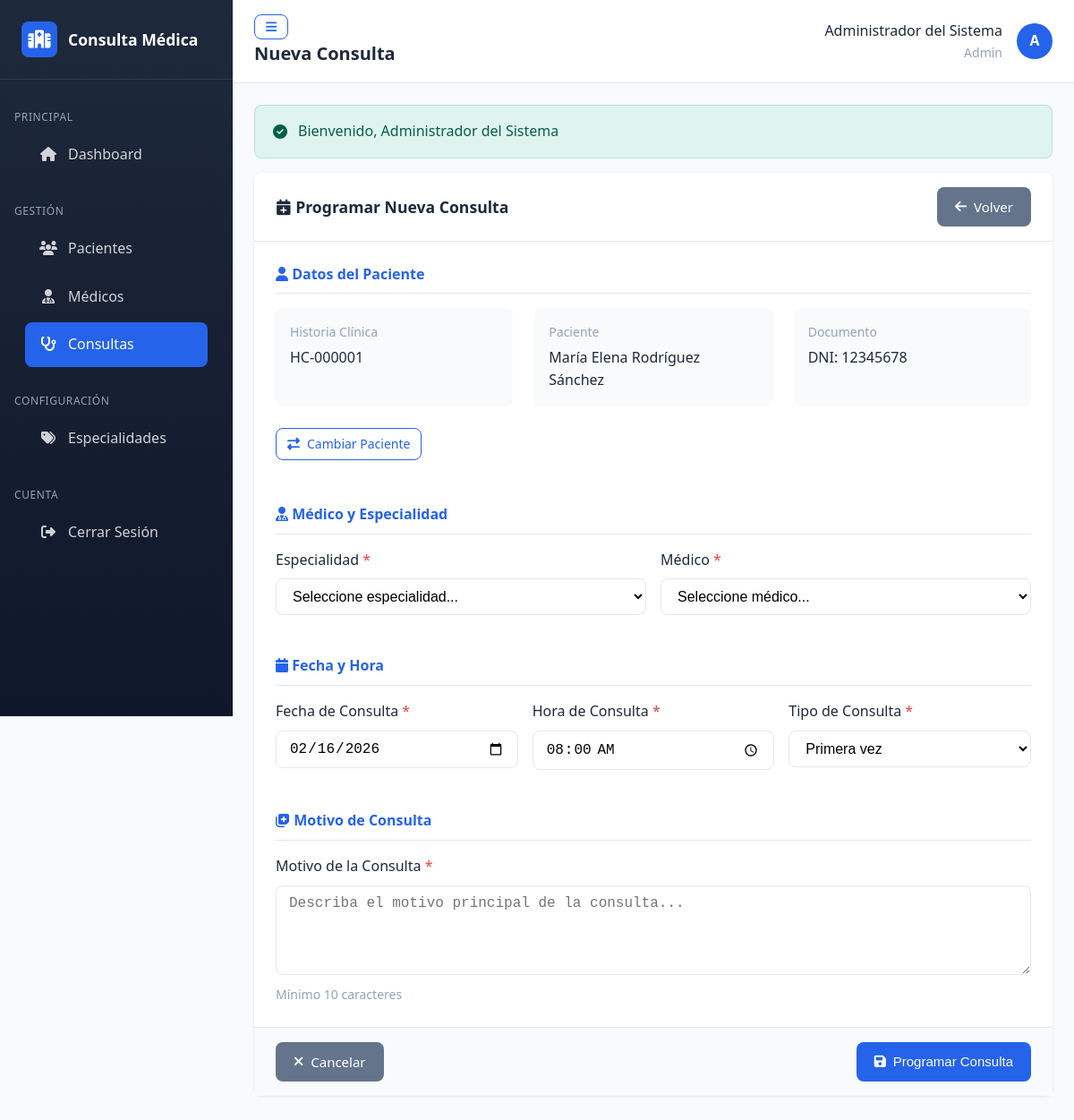
The app's page /consultas/crear?paciente_id=1 (signed in) with its own data.
### tables this page shows
CREATE TABLE IF NOT EXISTS pacientes (
    id INT AUTO_INCREMENT PRIMARY KEY,
    numero_historia VARCHAR(20) NOT NULL UNIQUE,
    tipo_documento ENUM('DNI', 'CE', 'Pasaporte', 'Otro') NOT NULL DEFAULT 'DNI',
    numero_documento VARCHAR(20) NOT NULL UNIQUE,
    nombres VARCHAR(100) NOT NULL,
    apellido_paterno VARCHAR(50) NOT NULL,
    apellido_materno VARCHAR(50) NULL,
    fecha_nacimiento DATE NOT NULL,
    sexo ENUM('M', 'F', 'Otro') NOT NULL,
    estado_civil ENUM('Soltero', 'Casado', 'Divorciado', 'Viudo', 'Conviviente') NULL,
    direccion VARCHAR(255) NULL,
    telefono VARCHAR(20) NULL,
    email VARCHAR(100) NULL,
    grupo_sanguineo VARCHAR(5) NULL,
    alergias TEXT NULL,
    antecedentes TEXT NULL,
    contacto_emergencia VARCHAR(100) NULL,
    telefono_emergencia VARCHAR(20) NULL,
    activo TINYINT(1) NOT NULL DEFAULT 1,
    created_at TIMESTAMP DEFAULT CURRENT_TIMESTAMP,
    updated_at TIMESTAMP DEFAULT CURRENT_TIMESTAMP ON UPDATE CURRENT_TIMESTAMP,
    INDEX idx_numero_historia (numero_historia),
    INDEX idx_documento (tipo_documento, numero_documento),
    INDEX idx_nombres (nombres, apellido_paterno)
);

### core/Controller.php (called while the page is built, shortened)
<?php
abstract class Controller
{
    protected array $data = [];
    protected function render(string $view, array $data = [], string $layout = 'main'): void
    {
        $this->data = array_merge($this->data, $data);
        extract($this->data);
        $viewFile = BASE_PATH . '/app/views/' . str_replace('.', '/', $view) . '.php';
        require $viewFile;
        $appConfig = require BASE_PATH . '/config/app.php';
    }
    protected function getQuery(string $key = null, $default = null)
    {
        return isset($_GET[$key]) ? $this->sanitize($_GET[$key]) : $default;
    }
    protected function sanitize($value)
    {
        return htmlspecialchars(trim($value), ENT_QUOTES, 'UTF-8');
    }
}

### app/controllers/ConsultaController.php (called while the page is built, shortened)
<?php
class ConsultaController extends Controller
{
    private Paciente $pacienteModel;
    private Medico $medicoModel;
    private Especialidad $especialidadModel;
    public function __construct()
    {
        $this->pacienteModel = new Paciente();
        $this->medicoModel = new Medico();
        $this->especialidadModel = new Especialidad();
    }
    public function create(): void
    {
        $especialidades = $this->especialidadModel->getActivas();
        $medicos = $this->medicoModel->getAllWithEspecialidad();
        $pacienteId = $this->getQuery('paciente_id');
        $paciente = null;
        if ($pacienteId) {
            $paciente = $this->pacienteModel->find((int) $pacienteId);
        }
        $this->render('consultas/create', [
            'title' => 'Nueva Consulta',
            'especialidades' => $especialidades,
            'medicos' => $medicos,
            'paciente' => $paciente,
            'csrf_token' => Session::getCsrfToken()
        ]);
    }
}

### public/index.php (called while the page is built, shortened)
<?php
require_once dirname(__DIR__) . '/core/bootstrap.php';
$router = require BASE_PATH . '/config/routes.php';
$uri = $_SERVER['REQUEST_URI'] ?? '/';
$uri = explode('?', $uri)[0];
$method = $_SERVER['REQUEST_METHOD'] ?? 'GET';
try {
    $router->dispatch($uri, $method);
} catch (\Exception $e) {
    app_log('error', $e->getMessage(), [
        'file' => $e->getFile(),
        'line' => $e->getLine(),
        'trace' => $e->getTraceAsString()
    ]);
    http_response_code(500);
    $appConfig = require BASE_PATH . '/config/app.php';
    if ($appConfig['environment'] === 'development') {
        echo "<h1>Error de Aplicación</h1>";
        echo "<p><strong>Mensaje:</strong> " . htmlspecialchars($e->getMessage()) . "</p>";
        echo "<p><strong>Archivo:</strong> " . htmlspecialchars($e->getFile()) . "</p>";
        echo "<p><strong>Línea:</strong> " . $e->getLine() . "</p>";
        echo "<pre>" . htmlspecialchars($e->getTraceAsString()) . "</pre>";
    } else {
        require BASE_PATH . '/app/views/errors/500.php';
    }
}

### config/app.php (called while the page is built, shortened)
<?php
return [
    'name' => 'Sistema de Consulta Médica Externa',
    'version' => '1.0.0',
    'environment' => getenv('APP_ENV') ?: 'development',
    'base_url' => getenv('APP_URL') ?: 'http://localhost:8080/',
    'session' => [
        'name' => 'consulta_medica_session',
        'lifetime' => 7200,
        'path' => '/',
        'domain' => '',
        'secure' => false,
        'httponly' => true,
        'samesite' => 'Strict'
    ],
    'security' => [
        'csrf_token_name' => 'csrf_token',
        'csrf_token_lifetime' => 3600,
        'password_min_length' => 8,
        'max_login_attempts' => 5,
        'lockout_time' => 900,
        'hash_algo' => PASSWORD_BCRYPT,
        'hash_cost' => 10
    ],
    'pagination' => [
        'per_page' => 10,
        'max_per_page' => 100
    ],
    'logging' => [
        'enabled' => true,
        'path' => BASE_PATH . '/logs',
        'level' => 'debug'
    ],
    'timezone' => 'America/Lima',
    'date_format' => 'd/m/Y',
    'datetime_format' => 'd/m/Y H:i:s',
    'time_format' => 'H:i'
];

### core/bootstrap.php (called while the page is built, shortened)
<?php
$appConfig = require BASE_PATH . '/config/app.php';
spl_autoload_register(function ($class) {
    $namespaceMap = [
        'Core\\' => BASE_PATH . '/core/',
        'App\\Controllers\\' => BASE_PATH . '/app/controllers/',
        'App\\Models\\' => BASE_PATH . '/app/models/'
    ];
    foreach ($namespaceMap as $namespace => $directory) {
        if (strpos($class, $namespace) === 0) {
            $relativeClass = substr($class, strlen($namespace));
            $file = $directory . str_replace('\\', '/', $relativeClass) . '.php';
            if (file_exists($file)) {
                return true;
            }
        }
    }
    return false;
});
function base_url(string $path = ''): string
{
    $appConfig = require BASE_PATH . '/config/app.php';
    return rtrim($appConfig['base_url'], '/') . '/' . ltrim($path, '/');
}
function e(string $value): string
{
    return htmlspecialchars($value, ENT_QUOTES, 'UTF-8');
}

### core/Database.php (called while the page is built, shortened)
<?php
class Database
{
    private static ?Database $instance = null;
    private ?PDO $connection = null;
    private array $config;
    private function __construct()
    {
        $this->config = require BASE_PATH . '/config/database.php';
    }
    public static function getInstance(): Database
    {
        if (self::$instance === null) {
            self::$instance = new self();
        }
        return self::$instance;
    }
    private function connect(): void
    {
        try {
            $dsn = sprintf(
                "mysql:host=%s;port=%s;dbname=%s;charset=%s",
                $this->config['host'],
                $this->config['port'],
                $this->config['database'],
                $this->config['charset']
            );
            $this->connection = new PDO(
                $dsn,
                $this->config['username'],
                $this->config['password'],
                $this->config['options']
            );
        } catch (PDOException $e) {
            error_log("Error de conexión a la base de datos: " . $e->getMessage());
            throw new PDOException("Error al conectar con la base de datos");
        }
    }
    public function query(string $sql, array $params = []): \PDOStatement
    {
        $stmt = $this->connection->prepare($sql);
        $stmt->execute($params);
        return $stmt;
    }
    public function fetchOne(string $sql, array $params = []): ?array
    {
        $stmt = $this->query($sql, $params);
        $result = $stmt->fetch();
        return $result ?: null;
    }
}

### core/Model.php (called while the page is built, shortened)
<?php
abstract class Model
{
    protected Database $db;
    protected string $table;
    protected string $primaryKey = 'id';
    public function __construct()
    {
        $this->db = Database::getInstance();
    }
    public function find(int $id): ?array
    {
        $sql = "SELECT * FROM {$this->table} WHERE {$this->primaryKey} = ?";
        return $this->db->fetchOne($sql, [$id]);
    }
}

### config/database.php (called while the page is built, shortened)
<?php
return [
    'host' => getenv('DB_HOST') ?: 'localhost',
    'port' => getenv('DB_PORT') ?: '3306',
    'database' => getenv('DB_DATABASE') ?: (getenv('DB_NAME') ?: 'consulta_medica'),
    'username' => getenv('DB_USER') ?: 'root',
    'password' => getenv('DB_PASSWORD') ?: (getenv('DB_PASS') ?: 'root'),
    'charset' => 'utf8mb4',
    'collation' => 'utf8mb4_unicode_ci',
    'options' => [
        PDO::ATTR_ERRMODE => PDO::ERRMODE_EXCEPTION,
        PDO::ATTR_DEFAULT_FETCH_MODE => PDO::FETCH_ASSOC,
        PDO::ATTR_EMULATE_PREPARES => false,
        PDO::MYSQL_ATTR_INIT_COMMAND => "SET NAMES utf8mb4 COLLATE utf8mb4_unicode_ci"
    ]
];

### app/views/consultas/create.php (the view, shortened to what this page needs)
<div class="card">
    <div class="card-header">
        <h2 class="card-title">
            <i class="fas fa-calendar-plus"></i>
            Programar Nueva Consulta
        </h2>
        <a href="<?= base_url('consultas') ?>" class="btn btn-secondary">
            <i class="fas fa-arrow-left"></i> Volver
        </a>
    </div>
    <div class="card-body">
        <form action="<?= base_url('consultas/crear') ?>" method="POST" data-validate>
            <h3 class="mb-3" style="font-size: 1rem; color: var(--primary-color); border-bottom: 1px solid var(--border-color); padding-bottom: 0.5rem;">
                <i class="fas fa-user"></i> Datos del Paciente
            </h3>
            <?php if ($paciente): ?>
            <div class="detail-grid mb-4">
                <div class="detail-item">
                    <div class="detail-label">Historia Clínica</div>
                    <div class="detail-value"><?= e($paciente['numero_historia']) ?></div>
                </div>
                <div class="detail-item">
                    <div class="detail-label">Paciente</div>
                    <div class="detail-value"><?= e($paciente['nombres'] . ' ' . $paciente['apellido_paterno'] . ' ' . ($paciente['apellido_materno'] ?? '')) ?></div>
                </div>
                <div class="detail-item">
                    <div class="detail-label">Documento</div>
                    <div class="detail-value"><?= e($paciente['tipo_documento'] . ': ' . $paciente['numero_documento']) ?></div>
                </div>
            </div>
            <a href="<?= base_url('consultas/crear') ?>" class="btn btn-sm btn-outline-primary mb-4">
                <i class="fas fa-exchange-alt"></i> Cambiar Paciente
            </a>
            <?php endif; ?>
            <h3 class="mb-3 mt-4" style="font-size: 1rem; color: var(--primary-color); border-bottom: 1px solid var(--border-color); padding-bottom: 0.5rem;">
                <i class="fas fa-user-md"></i> Médico y Especialidad
            </h3>
            <div class="form-row">
                <div class="form-group">
                    <label for="especialidad_id" class="form-label required">Especialidad</label>
                    <select name="especialidad_id" id="especialidad_id" class="form-control" required>
                        <option value="">Seleccione especialidad...</option>
                    </select>
                </div>
                <div class="form-group">
                    <label for="medico_id" class="form-label required">Médico</label>
                    <select name="medico_id" id="medico_id" class="form-control <?= isset($errors['medico_id']) ? 'is-invalid' : '' ?>" required>
                        <option value="">Seleccione médico...</option>
                    </select>
                </div>
            </div>
            <h3 class="mb-3 mt-4" style="font-size: 1rem; color: var(--primary-color); border-bottom: 1px solid var(--border-color); padding-bottom: 0.5rem;">
                <i class="fas fa-calendar"></i> Fecha y Hora
            </h3>
            <div class="form-row">
                <div class="form-group">
                    <label for="fecha_consulta" class="form-label required">Fecha de Consulta</label>
                    <input type="date" name="fecha_consulta" id="fecha_consulta"
                           class="form-control <?= isset($errors['fecha_consulta']) ? 'is-invalid' : '' ?>"
                           value="<?= e($old['fecha_consulta'] ?? date('Y-m-d')) ?>"
                           min="<?= date('Y-m-d') ?>" required>
                </div>
                <div class="form-group">
                    <label for="hora_consulta" class="form-label required">Hora de Consulta</label>
                    <input type="time" name="hora_consulta" id="hora_consulta"
                           class="form-control <?= isset($errors['hora_consulta']) ? 'is-invalid' : '' ?>"
                           value="<?= e($old['hora_consulta'] ?? '08:00') ?>" required>
                </div>
                <div class="form-group">
                    <label for="tipo_consulta" class="form-label required">Tipo de Consulta</label>
                    <select name="tipo_consulta" id="tipo_consulta" class="form-control" required>
                        <option value="Primera vez" <?= ($old['tipo_consulta'] ?? '') === 'Primera vez' ? 'selected' : '' ?>>Primera vez</option>
                    </select>
                </div>
            </div>
            <h3 class="mb-3 mt-4" style="font-size: 1rem; color: var(--primary-color); border-bottom: 1px solid var(--border-color); padding-bottom: 0.5rem;">
                <i class="fas fa-notes-medical"></i> Motivo de Consulta
            </h3>
            <div class="form-group">
                <label for="motivo_consulta" class="form-label required">Motivo de la Consulta</label>
                <textarea name="motivo_consulta" id="motivo_consulta"
                          class="form-control <?= isset($errors['motivo_consulta']) ? 'is-invalid' : '' ?>"
                          rows="4" required minlength="10" maxlength="500"
                          placeholder="Describa el motivo principal de la consulta..."><?= e($old['motivo_consulta'] ?? '') ?></textarea>
                <div class="form-text">Mínimo 10 caracteres</div>
            </div>
            <div class="card-footer" style="margin: 1.5rem -1.5rem -1.5rem;">
                <div class="d-flex justify-content-between">
                    <a href="<?= base_url('consultas') ?>" class="btn btn-secondary">
                        <i class="fas fa-times"></i> Cancelar
                    </a>
                    <button type="submit" class="btn btn-primary">
                        <i class="fas fa-save"></i> Programar Consulta
                    </button>
                </div>
            </div>
        </form>
    </div>
</div>

### core/Router.php (shortened to what this page needs)
<?php
class Router
{
    private array $routes = [];
    private array $params = [];
    private function addRoute(string $method, string $route, array $handler): void
    {
        $route = preg_replace('/\//', '\\/', $route);
        $route = preg_replace('/\{([a-z]+)\}/', '(?P<\1>[a-z0-9-]+)', $route);
        $route = preg_replace('/\{([a-z]+):([^\}]+)\}/', '(?P<\1>\2)', $route);
        $route = '/^' . $route . '$/i';
        $this->routes[$method][$route] = $handler;
    }
    public function dispatch(string $uri, string $method): void
    {
        $uri = $this->sanitizeUri($uri);
        $method = strtoupper($method);
        if (isset($this->routes[$method])) {
            foreach ($this->routes[$method] as $route => $handler) {
                if (preg_match($route, $uri, $matches)) {
                    $this->params = array_filter($matches, 'is_string', ARRAY_FILTER_USE_KEY);
                    $this->executeHandler($handler);
                    return;
                }
            }
        }
    }
    private function sanitizeUri(string $uri): string
    {
        $uri = parse_url($uri, PHP_URL_PATH);
        $uri = trim($uri, '/');
        $uri = filter_var($uri, FILTER_SANITIZE_URL);
        return $uri ?: '';
    }
    private function executeHandler(array $handler): void
    {
        [$controllerName, $action] = $handler;
        $controller = new $controllerClass();
        call_user_func_array([$controller, $action], $this->params);
    }
}

### records on screen
pacientes: numero_historia "HC-000001", nombres+apellido_paterno+apellido_materno "María Elena Rodríguez Sánchez", tipo_documento+numero_documento "DNI: 12345678"
